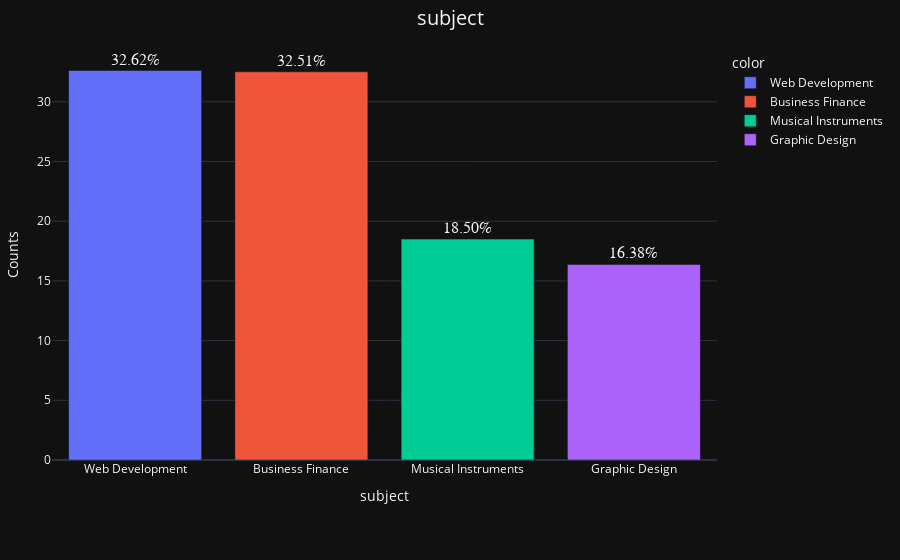

Write notebook code for a chart like this one.
### Code cell
bar_ploty_counts(df,'subject')

### Figure 1 — Plotly figure (JSON) as saved in the notebook; plotly's stock layout.template omitted (floating-point values rounded to 4 significant figures)
{"data": [{"alignmentgroup": "True", "cliponaxis": false, "hovertemplate": "color=Web Development<br>subject=%{x}<br>Counts=%{y}<br>text=%{text}<extra></extra>", "legendgroup": "Web Development", "marker": {"color": "#636efa", "pattern": {"shape": ""}}, "name": "Web Development", "offsetgroup": "Web Development", "orientation": "v", "showlegend": true, "text": ["32.62%"], "textfont": {"family": "Consolas", "size": 16}, "textposition": "outside", "type": "bar", "x": ["Web Development"], "xaxis": "x", "y": [32.62], "yaxis": "y"}, {"alignmentgroup": "True", "cliponaxis": false, "hovertemplate": "color=Business Finance<br>subject=%{x}<br>Counts=%{y}<br>text=%{text}<extra></extra>", "legendgroup": "Business Finance", "marker": {"color": "#EF553B", "pattern": {"shape": ""}}, "name": "Business Finance", "offsetgroup": "Business Finance", "orientation": "v", "showlegend": true, "text": ["32.51%"], "textfont": {"family": "Consolas", "size": 16}, "textposition": "outside", "type": "bar", "x": ["Business Finance"], "xaxis": "x", "y": [32.51], "yaxis": "y"}, {"alignmentgroup": "True", "cliponaxis": false, "hovertemplate": "color=Musical Instruments<br>subject=%{x}<br>Counts=%{y}<br>text=%{text}<extra></extra>", "legendgroup": "Musical Instruments", "marker": {"color": "#00cc96", "pattern": {"shape": ""}}, "name": "Musical Instruments", "offsetgroup": "Musical Instruments", "orientation": "v", "showlegend": true, "text": ["18.50%"], "textfont": {"family": "Consolas", "size": 16}, "textposition": "outside", "type": "bar", "x": ["Musical Instruments"], "xaxis": "x", "y": [18.5], "yaxis": "y"}, {"alignmentgroup": "True", "cliponaxis": false, "hovertemplate": "color=Graphic Design<br>subject=%{x}<br>Counts=%{y}<br>text=%{text}<extra></extra>", "legendgroup": "Graphic Design", "marker": {"color": "#ab63fa", "pattern": {"shape": ""}}, "name": "Graphic Design", "offsetgroup": "Graphic Design", "orientation": "v", "showlegend": true, "text": ["16.38%"], "textfont": {"family": "Consolas", "size": 16}, "textposition": "outside", "type": "bar", "x": ["Graphic Design"], "xaxis": "x", "y": [16.38], "yaxis": "y"}], "layout": {"barmode": "relative", "legend": {"title": {"text": "color"}, "tracegroupgap": 0}, "margin": {"b": 100, "l": 50, "r": 50, "t": 50}, "title": {"font": {"size": 20}, "text": "subject", "x": 0.5}, "xaxis": {"anchor": "y", "domain": [0, 1], "dtick": 1, "tickmode": "linear", "title": {"text": "subject"}}, "yaxis": {"anchor": "x", "domain": [0, 1], "title": {"text": "Counts"}}}}
